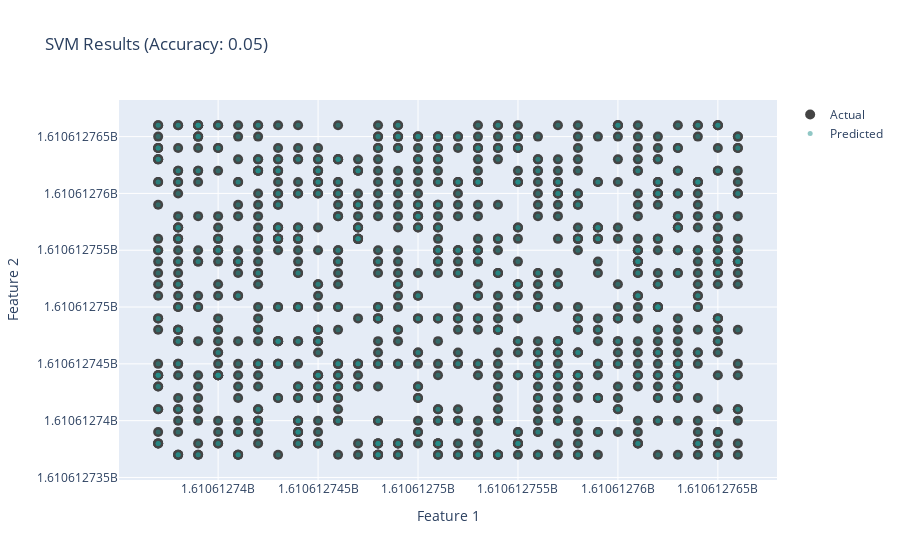

The code cell stored with this chart in its notebook:
### Code cell
df = pd.read_csv("data_proc/games_basic_master.csv")
df["SCORE_DIFF"] = df["TEAM1_SCORE"] - df["TEAM2_SCORE"]
df.dropna(inplace=True)
basicSVM(df[["TEAM1_ID", "TEAM2_ID", "away_prob", "away_spread", "away_total"]],
                df[["SCORE_DIFF"]])

### Figure 1 — Plotly figure (JSON) as saved in the notebook; plotly's stock layout.template omitted (floating-point values rounded to 4 significant figures; data arrays with more than 128 entries replaced by an {"elided": "..."} marker saying what was removed)
{"data": [{"marker": {"color": {"elided": "965x1 int values"}, "colorscale": [[0, "#440154"], [0.1111, "#482878"], [0.2222, "#3e4989"], [0.3333, "#31688e"], [0.4444, "#26828e"], [0.5556, "#1f9e89"], [0.6667, "#35b779"], [0.7778, "#6ece58"], [0.8889, "#b5de2b"], [1, "#fde725"]], "size": 10}, "mode": "markers", "name": "Actual", "type": "scatter", "x": {"elided": "965 int values"}, "y": {"elided": "965 int values"}}, {"marker": {"color": {"elided": "965 int values"}, "colorscale": [[0, "#440154"], [0.1111, "#482878"], [0.2222, "#3e4989"], [0.3333, "#31688e"], [0.4444, "#26828e"], [0.5556, "#1f9e89"], [0.6667, "#35b779"], [0.7778, "#6ece58"], [0.8889, "#b5de2b"], [1, "#fde725"]], "opacity": 0.5, "size": 5}, "mode": "markers", "name": "Predicted", "type": "scatter", "x": {"elided": "965 int values"}, "y": {"elided": "965 int values"}}], "layout": {"title": {"text": "SVM Results (Accuracy: 0.05)"}, "xaxis": {"title": {"text": "Feature 1"}}, "yaxis": {"title": {"text": "Feature 2"}}}}
